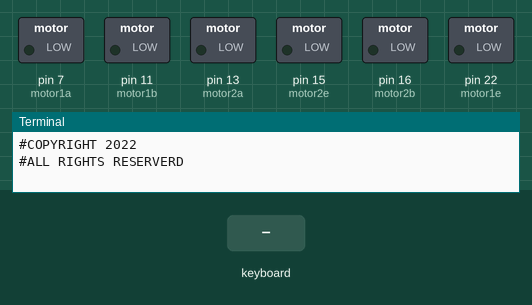
Recording of a program running on a simulated Raspberry Pi (header pin numbers). Parts: switched loads named in the program (green lamp = pin HIGH), the last lines printed to the terminal. The test bench sets the inputs (shaded band).

Above: at 1.2 s.
1.3 s: key "w" typed on the keyboard
At 1.37 s:
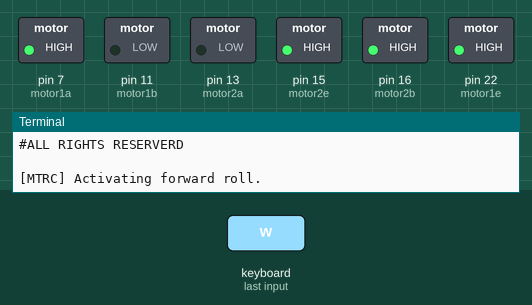
2.9 s: key "a" typed on the keyboard
At 2.97 s:
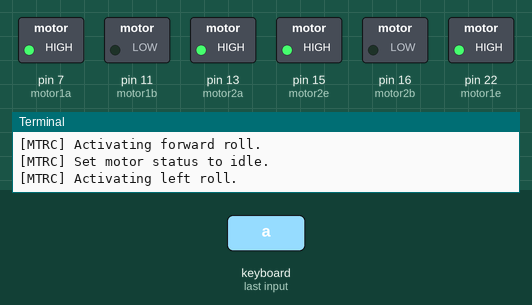
4.5 s: key "s" typed on the keyboard
At 4.57 s:
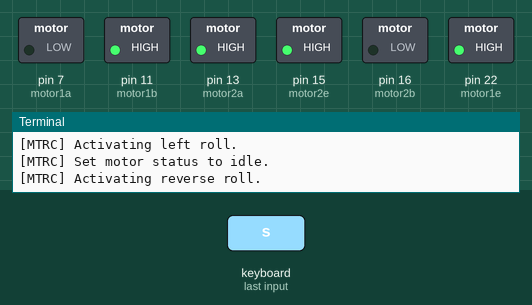
6.1 s: key "d" typed on the keyboard
At 6.17 s:
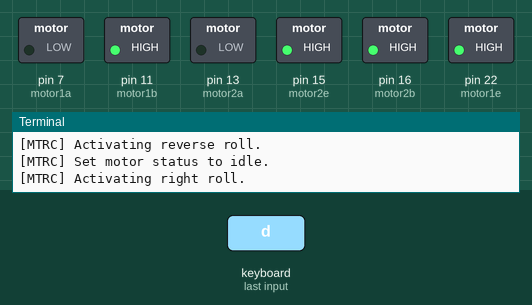
Timing chart, 0 to 8.7 s (numbered marks = the images above; inputs shaded):
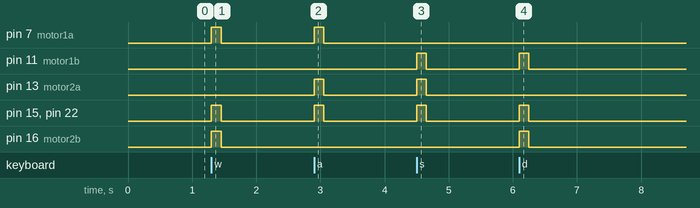

Measured:
- after the input at 1.3 s, pin 7 (motor1a), pin 15 (motor2e), pin 16 (motor2b), pin 22 (motor1e): LOW → HIGH at once, → LOW 0.15 s later
- after the input at 2.9 s, pin 7 (motor1a), pin 13 (motor2a), pin 15 (motor2e), pin 22 (motor1e): LOW → HIGH at once, → LOW 0.15 s later
- after the input at 4.5 s, pin 11 (motor1b), pin 13 (motor2a), pin 15 (motor2e), pin 22 (motor1e): LOW → HIGH at once, → LOW 0.15 s later
- after the input at 6.1 s, pin 11 (motor1b), pin 15 (motor2e), pin 16 (motor2b), pin 22 (motor1e): LOW → HIGH at once, → LOW 0.15 s later

The program:

driverTank.py
```python
'''
#CODE MADE BY DYNAMIC_CODES
#DO NOT USE WITHOUT PERMISSION
#COPYRIGHT 2022
#ALL RIGHTS RESERVERD
'''

print('''
#CODE MADE BY DYNAMIC_CODES
#DO NOT USE WITHOUT PERMISSION
#COPYRIGHT 2022
#ALL RIGHTS RESERVERD
''')

import time
from pynput.keyboard import *
import RPi.GPIO as GPIO

GPIO.setwarnings(False)
GPIO.setmode(GPIO.BOARD)

motor1a = 7
motor1b = 11
motor1e = 22

motor2a = 13
motor2b = 16
motor2e = 15

wKey = False
aKey = False
sKey = False
dKey = False

def MTRC_out():
	GPIO.setup(motor1a,GPIO.OUT)
	GPIO.setup(motor1b,GPIO.OUT)
	GPIO.setup(motor1e,GPIO.OUT)
	GPIO.setup(motor2a,GPIO.OUT)
	GPIO.setup(motor2b,GPIO.OUT)
	GPIO.setup(motor2e,GPIO.OUT)

def MTRC_idle():
	GPIO.output(motor1a,GPIO.LOW)
    	GPIO.output(motor1b,GPIO.LOW)
    	GPIO.output(motor1e,GPIO.LOW)
    	GPIO.output(motor2a,GPIO.LOW)
	GPIO.output(motor2b,GPIO.LOW)
	GPIO.output(motor2e,GPIO.LOW)

MTRC_out()

def KeyArmed(key_type):
	global wKey
	global aKey
	global sKey
	global dKey

	if (key_type == KeyCode.from_char('w')) or (key_type == Key.up):
		if wKey == False:
			wKey = True
			print('[MTRC] Activating forward roll.')
			GPIO.output(motor1a,GPIO.HIGH)
            		GPIO.output(motor1b,GPIO.LOW)
            		GPIO.output(motor1e,GPIO.HIGH)
            		GPIO.output(motor2a,GPIO.LOW)
            		GPIO.output(motor2b,GPIO.HIGH)
  			GPIO.output(motor2e,GPIO.HIGH)

		#
	if (key_type == KeyCode.from_char('a')) or (key_type == Key.left):
		if aKey == False:
			aKey = True
			print('[MTRC] Activating left roll.')
			GPIO.output(motor1a,GPIO.HIGH)
            		GPIO.output(motor1b,GPIO.LOW)
            		GPIO.output(motor1e,GPIO.HIGH)
            		GPIO.output(motor2a,GPIO.HIGH)
			GPIO.output(motor2b,GPIO.LOW)
			GPIO.output(motor2e,GPIO.HIGH)

		#
	if (key_type == KeyCode.from_char('s')) or (key_type == Key.down):
		if sKey == False:
			sKey = True
			print('[MTRC] Activating reverse roll.')
			GPIO.output(motor1a,GPIO.LOW)
            		GPIO.output(motor1b,GPIO.HIGH)
            		GPIO.output(motor1e,GPIO.HIGH)
            		GPIO.output(motor2a,GPIO.HIGH)
			GPIO.output(motor2b,GPIO.LOW)
			GPIO.output(motor2e,GPIO.HIGH)

		#
	if (key_type == KeyCode.from_char('d')) or (key_type == Key.right):
		if dKey == False:
			dKey = True
			print('[MTRC] Activating right roll.')
			GPIO.output(motor1a,GPIO.LOW)
            		GPIO.output(motor1b,GPIO.HIGH)
            		GPIO.output(motor1e,GPIO.HIGH)
            		GPIO.output(motor2a,GPIO.LOW)
			GPIO.output(motor2b,GPIO.HIGH)
			GPIO.output(motor2e,GPIO.HIGH)

		#


def KeyDisarmed(key_type):
	global wKey
	global aKey
	global sKey
	global dKey

	if (key_type == KeyCode.from_char('w')) or (key_type == Key.up):
		print('[MTRC] Set motor status to idle.')
		wKey = False
		MTRC_idle()

	if (key_type == KeyCode.from_char('a')) or (key_type == Key.left):
		print('[MTRC] Set motor status to idle.')
		aKey = False
		MTRC_idle()

	if (key_type == KeyCode.from_char('s')) or (key_type == Key.down):
		print('[MTRC] Set motor status to idle.')
		sKey = False
		MTRC_idle()

	if (key_type == KeyCode.from_char('d')) or (key_type == Key.right):
		print('[MTRC] Set motor status to idle.')
		dKey = False
		MTRC_idle()

	#Tank Off.
	if key_type == Key.esc:
		print('[MTRC] Shutting down motors...')
		MTRC_out()
		print('[MTRC] All motors out.')
		time.sleep(1)
		print('[PRGM] Exiting in 5 seconds.')
		time.sleep(5)
		exit()
		quite()

with Listener(on_press = KeyArmed, on_release = KeyDisarmed) as listener:
	listener.join()

'''
#CODE MADE BY DYNAMIC_CODES
#DO NOT USE WITHOUT PERMISSION
#COPYRIGHT 2022
#ALL RIGHTS RESERVERD
'''
```
